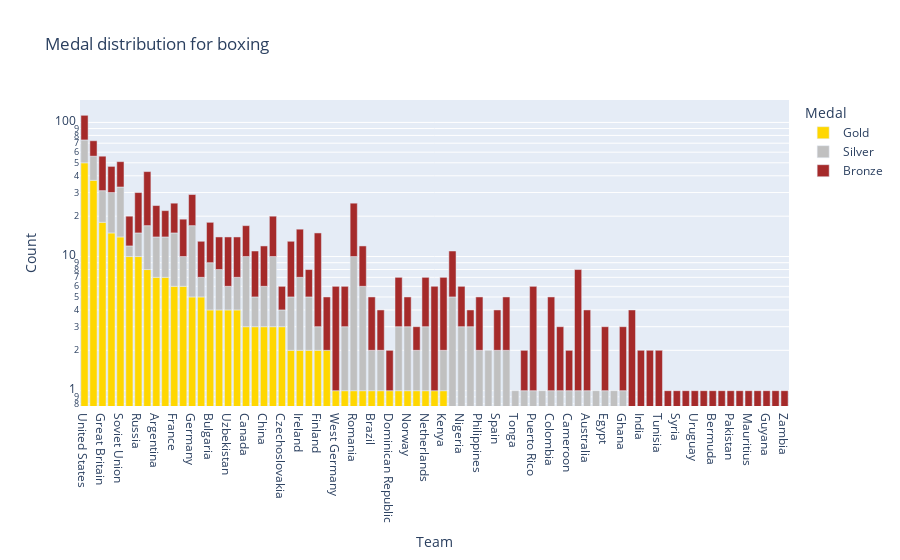

The notebook cell saved with this chart:
### Code cell
# plot the data change the color of medel to gold, silver, bronze.
fig = px.bar(
    df_boxing_medal,
    x="Team",
    y="Count",
    log_y=True,
    color="Medal",
    # barmode="group",
    category_orders={"Medal": ["Gold", "Silver", "Bronze"]},
    color_discrete_sequence=["gold", "silver", "brown"],
    title="Medal distribution for boxing",
)
fig.show()
# not all countries are shown on the x-axis

### Figure 1 — Plotly figure (JSON) as saved in the notebook; plotly's stock layout.template omitted (floating-point values rounded to 4 significant figures)
{"data": [{"alignmentgroup": "True", "hovertemplate": "Medal=Gold<br>Team=%{x}<br>Count=%{y}<extra></extra>", "legendgroup": "Gold", "marker": {"color": "gold", "pattern": {"shape": ""}}, "name": "Gold", "offsetgroup": "Gold", "orientation": "v", "showlegend": true, "textposition": "auto", "type": "bar", "x": ["United States", "Cuba", "Great Britain", "Italy", "Soviet Union", "Hungary", "Russia", "Poland", "Argentina", "Kazakhstan", "France", "South Africa", "Germany", "East Germany", "Bulgaria", "Thailand", "Uzbekistan", "Ukraine", "Canada", "Yugoslavia", "China", "South Korea", "Czechoslovakia", "Mexico", "Ireland", "North Korea", "Finland", "Japan", "West Germany", "Venezuela", "Romania", "Denmark", "Brazil", "Belgium", "Dominican Republic", "Mongolia", "Norway", "New Zealand", "Netherlands", "Algeria", "Kenya"], "xaxis": "x", "y": [50, 37, 18, 15, 14, 10, 10, 8, 7, 7, 6, 6, 5, 5, 4, 4, 4, 4, 3, 3, 3, 3, 3, 2, 2, 2, 2, 2, 1, 1, 1, 1, 1, 1, 1, 1, 1, 1, 1, 1, 1], "yaxis": "y"}, {"alignmentgroup": "True", "hovertemplate": "Medal=Silver<br>Team=%{x}<br>Count=%{y}<extra></extra>", "legendgroup": "Silver", "marker": {"color": "silver", "pattern": {"shape": ""}}, "name": "Silver", "offsetgroup": "Silver", "orientation": "v", "showlegend": true, "textposition": "auto", "type": "bar", "x": ["United States", "Soviet Union", "Cuba", "Italy", "Great Britain", "Germany", "France", "Poland", "Romania", "Kazakhstan", "Argentina", "Canada", "South Korea", "Russia", "Ireland", "Sweden", "Denmark", "Bulgaria", "South Africa", "Thailand", "North Korea", "Nigeria", "Uganda", "Mexico", "Ukraine", "China", "Norway", "Philippines", "Hungary", "Uzbekistan", "East Germany", "Belarus", "Spain", "Turkey", "Netherlands", "Mongolia", "Yugoslavia", "Venezuela", "Tonga", "Unified Team", "Kenya", "Puerto Rico", "Czechoslovakia", "Czech Republic", "Colombia", "Chile", "Cameroon", "Brazil", "Belgium", "Azerbaijan", "Australia", "Australasia", "Egypt", "New Zealand", "Estonia", "Ghana", "Finland"], "xaxis": "x", "y": [24, 19, 19, 15, 13, 12, 9, 9, 9, 7, 7, 7, 7, 5, 5, 5, 5, 5, 4, 4, 3, 3, 3, 3, 3, 3, 2, 2, 2, 2, 2, 2, 2, 2, 2, 2, 2, 2, 1, 1, 1, 1, 1, 1, 1, 1, 1, 1, 1, 1, 1, 1, 1, 1, 1, 1, 1], "yaxis": "y"}, {"alignmentgroup": "True", "hovertemplate": "Medal=Bronze<br>Team=%{x}<br>Count=%{y}<extra></extra>", "legendgroup": "Bronze", "marker": {"color": "brown", "pattern": {"shape": ""}}, "name": "Bronze", "offsetgroup": "Bronze", "orientation": "v", "showlegend": true, "textposition": "auto", "type": "bar", "x": ["United States", "Poland", "Great Britain", "Soviet Union", "Cuba", "Italy", "Russia", "Romania", "Finland", "Germany", "Argentina", "France", "South Korea", "Ireland", "South Africa", "Bulgaria", "Kazakhstan", "Hungary", "Mexico", "Uzbekistan", "Azerbaijan", "Canada", "Ukraine", "Yugoslavia", "East Germany", "Sweden", "Denmark", "Thailand", "China", "Puerto Rico", "Kenya", "Algeria", "West Germany", "Morocco", "Mongolia", "Colombia", "Netherlands", "Venezuela", "Philippines", "Brazil", "North Korea", "Nigeria", "Australia", "Turkey", "Japan", "Spain", "Norway", "India", "Belgium", "Egypt", "Chile", "Ghana", "Czechoslovakia", "Moldova", "Tunisia", "Unified Team", "United Arab Republic", "Syria", "Tajikistan", "Uruguay", "Uganda", "Croatia", "Cameroon", "Bermuda", "Armenia", "Dominican Republic", "Pakistan", "Niger", "New Zealand", "Mauritius", "Lithuania", "Guyana", "Georgia", "Zambia"], "xaxis": "x", "y": [39, 26, 25, 18, 17, 17, 15, 15, 12, 12, 10, 10, 10, 9, 9, 9, 8, 8, 8, 8, 7, 7, 7, 6, 6, 6, 6, 6, 6, 5, 5, 5, 5, 4, 4, 4, 4, 3, 3, 3, 3, 3, 3, 3, 3, 2, 2, 2, 2, 2, 2, 2, 2, 2, 2, 1, 1, 1, 1, 1, 1, 1, 1, 1, 1, 1, 1, 1, 1, 1, 1, 1, 1, 1], "yaxis": "y"}], "layout": {"barmode": "relative", "legend": {"title": {"text": "Medal"}, "tracegroupgap": 0}, "title": {"text": "Medal distribution for boxing"}, "xaxis": {"anchor": "y", "domain": [0, 1], "title": {"text": "Team"}}, "yaxis": {"anchor": "x", "domain": [0, 1], "title": {"text": "Count"}, "type": "log"}}}
